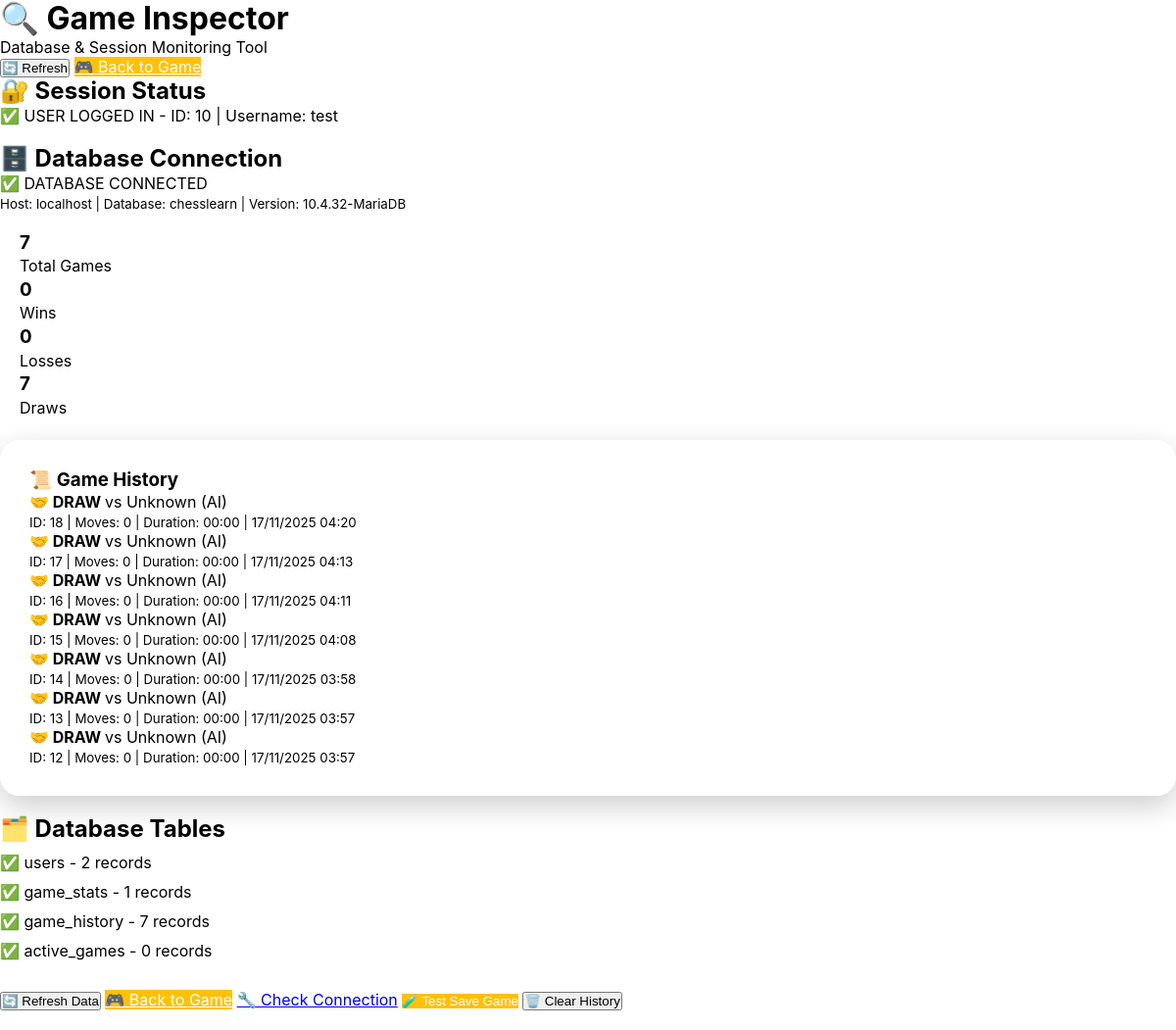
The page /inspect_game.php (signed in) on the database its author committed.
### tables this page shows
CREATE TABLE `game_stats` (
  `id` int(11) NOT NULL,
  `user_id` int(11) NOT NULL,
  `total_games` int(11) DEFAULT 0,
  `wins` int(11) DEFAULT 0,
  `losses` int(11) DEFAULT 0,
  `draws` int(11) DEFAULT 0,
  `updated_at` timestamp NOT NULL DEFAULT current_timestamp() ON UPDATE current_timestamp()
);

CREATE TABLE `game_history` (
  `id` int(11) NOT NULL,
  `user_id` int(11) NOT NULL,
  `opponent` varchar(100) NOT NULL,
  `result` enum('win','loss','draw') NOT NULL,
  `game_type` enum('ai','multiplayer') NOT NULL,
  `moves_count` int(11) DEFAULT 0,
  `duration` int(11) DEFAULT 0,
  `played_at` timestamp NOT NULL DEFAULT current_timestamp()
);

### inspect_game.php (the view, shortened to what this page needs)
<?php
require_once 'config.php';
?>
<!DOCTYPE html>
<html lang="id">
<head>
    <link rel="stylesheet" href="style.css">
</head>
<body>
    <div class="game-container">
        <div class="game-header">
            <div class="header-left">
                <h1>🔍 Game Inspector</h1>
                <span>Database & Session Monitoring Tool</span>
            </div>
            <div class="header-right">
                <button onclick="location.reload()" class="btn btn-secondary">🔄 Refresh</button>
                <a href="index.html" class="btn btn-primary">🎮 Back to Game</a>
            </div>
        </div>
        <div class="mode-selection">
            <h2>🔐 Session Status</h2>
            <?php if (isset($_SESSION['user_id'])): ?>
                <div class="message success" style="display:block;">
                    ✅ USER LOGGED IN - ID: <?php echo $_SESSION['user_id']; ?> | Username: <?php echo $_SESSION['username'] ?? 'N/A'; ?>
                </div>
            <?php else: ?>
                <div class="message error" style="display:block;">
                    ❌ NOT LOGGED IN - Please login first
                </div>
            <?php endif; ?>
        </div>
        <div class="mode-selection" style="margin-top:20px;">
            <h2>🗄️ Database Connection</h2>
            <?php if ($conn && !$conn->connect_error): ?>
                <div class="message success" style="display:block;">
                    ✅ DATABASE CONNECTED<br>
                    <small>Host: <?php echo DB_HOST; ?> | Database: <?php echo DB_NAME; ?> | Version: <?php echo $conn->server_info; ?></small>
                </div>
            <?php else: ?>
                <div class="message error" style="display:block;">
                    ❌ DATABASE CONNECTION FAILED
                </div>
            <?php endif; ?>
        </div>
        <?php if (isset($_SESSION['user_id']) && $conn): ?>
            <?php
            $user_id = $_SESSION['user_id'];
            $stmt = $conn->prepare("SELECT * FROM game_stats WHERE user_id = ?");
            $stmt->bind_param("i", $user_id);
            $stmt->execute();
            $stats = $stmt->get_result()->fetch_assoc();
            ?>
            <?php if ($stats): ?>
                <div class="stats-cards" style="margin-top:20px; padding:0 20px;">
                    <div class="stat-card">
                        <h3><?php echo $stats['total_games']; ?></h3>
                        <p>Total Games</p>
                    </div>
                    <div class="stat-card win">
                        <h3><?php echo $stats['wins']; ?></h3>
                        <p>Wins</p>
                    </div>
                    <div class="stat-card loss">
                        <h3><?php echo $stats['losses']; ?></h3>
                        <p>Losses</p>
                    </div>
                    <div class="stat-card draw">
                        <h3><?php echo $stats['draws']; ?></h3>
                        <p>Draws</p>
                    </div>
                </div>
            <?php endif; ?>
        <?php endif; ?>
        <?php if (isset($_SESSION['user_id']) && $conn): ?>
            <div class="history-container" style="background:rgba(255,255,255,0.95); padding:30px; border-radius:20px; margin-top:20px; box-shadow: 0 10px 30px rgba(0,0,0,0.2);">
                <h3>📜 Game History</h3>
                <?php
                $stmt = $conn->prepare("
                    SELECT * FROM game_history
                    WHERE user_id = ?
                    ORDER BY played_at DESC
                    LIMIT 20
                ");
                $stmt->bind_param("i", $user_id);
                $stmt->execute();
                $history = $stmt->get_result();
                ?>
                <?php if ($history->num_rows > 0): ?>
                    <?php while ($game = $history->fetch_assoc()): ?>
                        <div class="history-item">
                            <strong>
                                <?php if ($game['result'] === 'win'): ?>
                                    ✅ WIN
                                <?php elseif ($game['result'] === 'loss'): ?>
                                    ❌ LOSS
                                <?php else: ?>
                                    🤝 DRAW
                                <?php endif; ?>
                            </strong>
                            vs <?php echo $game['opponent']; ?>
                            (<?php echo strtoupper($game['game_type']); ?>)
                            <br>
                            <small>
                                ID: <?php echo $game['id']; ?> |
                                Moves: <?php echo $game['moves_count']; ?> |
                                Duration: <?php echo gmdate("i:s", $game['duration']); ?> |
                                <?php echo date('d/m/Y H:i', strtotime($game['played_at'])); ?>
                            </small>
                        </div>
                    <?php endwhile; ?>
                <?php else: ?>
                    <div class="message" style="display:block; background:#fff3cd; color:#856404;">
                        ⚠️ No game history found
                    </div>
                <?php endif; ?>
            </div>
        <?php endif; ?>
        <div class="mode-selection" style="margin-top:20px;">
            <h2>🗂️ Database Tables</h2>
            <?php if ($conn): ?>
                <?php
                $tables = ['users', 'game_stats', 'game_history', 'active_games'];
                foreach ($tables as $table):
                    $result = $conn->query("SHOW TABLES LIKE '$table'");
                    $exists = $result && $result->num_rows > 0;
                    if ($exists):
                        $count = $conn->query("SELECT COUNT(*) as count FROM $table")->fetch_assoc()['count'];
                ?>
                        <div class="message success" style="display:block; margin:10px 0;">
                            ✅ <?php echo $table; ?> - <?php echo $count; ?> records
                        </div>
                <?php else: ?>
                        <div class="message error" style="display:block; margin:10px 0;">
                            ❌ <?php echo $table; ?> - Not found
                        </div>
                <?php
                    endif;
                endforeach;
                ?>
            <?php endif; ?>
        </div>
        <div class="game-controls" style="margin-top:30px;">
            <button onclick="location.reload()" class="btn btn-secondary">🔄 Refresh Data</button>
            <a href="index.html" class="btn btn-primary">🎮 Back to Game</a>
            <a href="config.php"btn btn-secondary">🔧 Check Connection</a>
            <?php if (isset($_SESSION['user_id'])): ?>
                <button onclick="testSaveGame()" class="btn btn-primary">🧪 Test Save Game</button>
                <button onclick="if(confirm('Clear all history?')) clearHistory()" class="btn btn-danger">🗑️ Clear History</button>
            <?php endif; ?>
        </div>
    </div>
</body>
</html>

### style.css (style rules this page uses)
* { margin: 0; padding: 0; box-sizing: border-box; }
body { font-family: 'Inter', -apple-system, BlinkMacSystemFont, 'Segoe UI', Roboto, sans-serif; -webkit-font-smoothing: antialiased; -moz-osx-font-smoothing: grayscale; }
:root { --primary: #FFC107; --primary-light: #FFEB3B; --primary-dark: #D97706; --primary-focus: #B45309; --accent: #FFD54F; --background-light: #F8F9FA; --background-cream: #FDFBF6; --surface-light: #FFFFFF; --card-light: #FFFFFF; --text-light-primary: #1A1A1A; --text-light-secondary: #666666; --text-muted-light: #6B7280; --border-light: #E0E0E0; --green-status: #2ECC71; --red-status: #E74C3C; --yellow-status: #F1C40F; }
h1, h2, h3, h4, h5, h6 { font-weight: 700; line-height: 1.2; }
p { line-height: 1.6; }
.btn-primary { background-color: var(--primary); color: white; transition: all 0.3s ease-in-out; cursor: pointer; border: none; outline: none; }

### rows shown on the page
game_stats: total_games "7", wins "0", losses "0", draws "7"
game_history: result "🤝 DRAW", opponent "Unknown", game_type "AI", id "18", moves_count "0", duration "00:00", played_at "17/11/2025 04:20"
game_history: result "🤝 DRAW", opponent "Unknown", game_type "AI", id "17", moves_count "0", duration "00:00", played_at "17/11/2025 04:13"
game_history: result "🤝 DRAW", opponent "Unknown", game_type "AI", id "16", moves_count "0", duration "00:00", played_at "17/11/2025 04:11"
game_history: result "🤝 DRAW", opponent "Unknown", game_type "AI", id "15", moves_count "0", duration "00:00", played_at "17/11/2025 04:08"
game_history: result "🤝 DRAW", opponent "Unknown", game_type "AI", id "14", moves_count "0", duration "00:00", played_at "17/11/2025 03:58"
game_history: result "🤝 DRAW", opponent "Unknown", game_type "AI", id "13", moves_count "0", duration "00:00", played_at "17/11/2025 03:57"
game_history: result "🤝 DRAW", opponent "Unknown", game_type "AI", id "12", moves_count "0", duration "00:00", played_at "17/11/2025 03:57"

### other values the page prints
$_SESSION['user_id'] "10"
$_SESSION['username'] "test"
DB_HOST "localhost"
DB_NAME "chesslearn"
$conn->server_info "10.4.32-MariaDB"
$table "users"
$count "2"
$table "game_stats"
$count "1"
$table "game_history"
$count "7"
$table "active_games"
$count "0"
